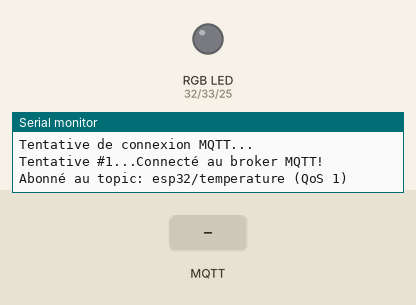
Recording of a sketch running on a simulated ESP32. On the bench: an RGB LED mixed from three pins (HIGH = lit), the last lines printed to the serial monitor. Inputs (shaded band) come from the test bench. WiFi joins after 1.5 s; servers stay silent unless stated; no MQTT or app messages arrive unless stated.

Above: at 4.9 s.
5.0 s: MQTT message "5" arrives on the first subscribed topic
At 6.1 s:
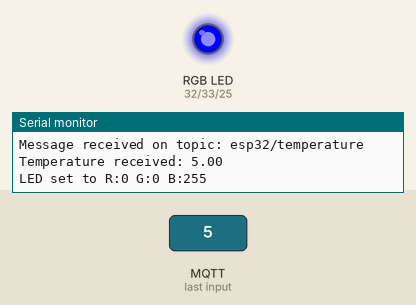
6.5 s: MQTT message "90" arrives on the first subscribed topic
At 7.2 s:
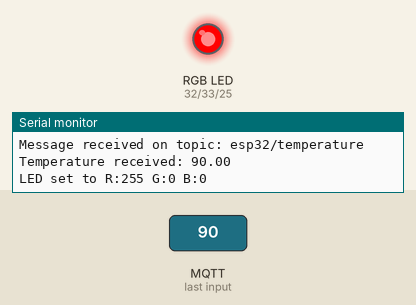
8.0 s: MQTT message "1" arrives on the first subscribed topic
At 8.3 s:
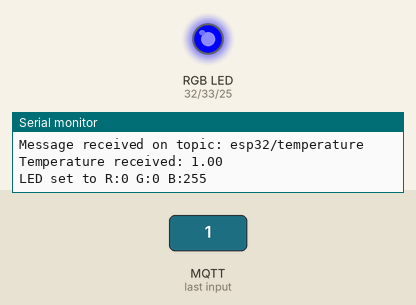
9.5 s: MQTT message "200" arrives on the first subscribed topic
At 10.7 s:
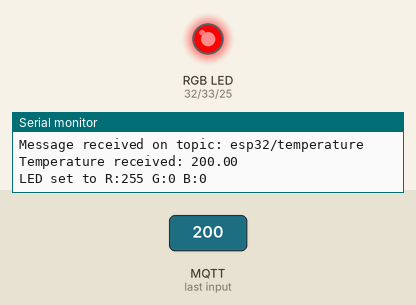
Timing chart, 0 to 12.0 s (numbered marks = the images above; inputs shaded):
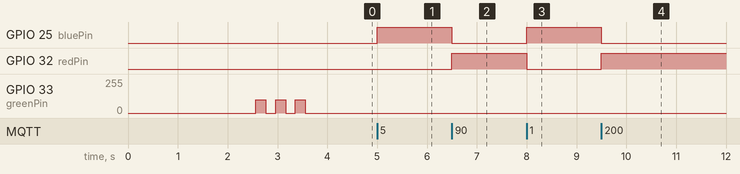

The sketch:

main.ino
```cpp
#include <WiFi.h>
#include <PubSubClient.h>

const char* ssid = "INPUT YOUR SSID HERE";
const char* password = "INPUT YOUR PASSWORD HERE";

// MQTT Conf
const char* mqtt_server = "INPUT YOUR MQTT IP HERE";
const int mqtt_port = 1883;
WiFiClient espClient;
PubSubClient client(espClient);

const int redPin = 32;    // G32
const int greenPin = 33;  // G33
const int bluePin = 25;   // G25

// Temperature thresholds
const float LOW_TEMP = 21.0;   // Full blue
const float HIGH_TEMP = 26.0;  // Full red

// Time tracking for connection monitoring
unsigned long lastConnectionCheck = 0;
const long connectionInterval = 5000;  // Check connection every 5 seconds

// MQTT Settings
#define MQTT_KEEPALIVE 30      // Seconds between keepalive messages
const char* clientIdPrefix = "ESP32_Client_";
String uniqueClientId;         // Will store the unique client ID

void callback(const char* topic, byte* payload, unsigned int length) {
  Serial.println("Message received on topic: " + String(topic));

  char tempStr[length + 1];
  memcpy(tempStr, payload, length);
  tempStr[length] = '\0';

  float temperature = atof(tempStr);

  Serial.print("Temperature received: ");
  Serial.println(temperature);

  int redValue, greenValue, blueValue;

  if (temperature <= LOW_TEMP) {
    // Full blue for temperatures at or below 21°C
    redValue = 0;
    greenValue = 0;
    blueValue = 255;
  } else if (temperature >= HIGH_TEMP) {
    // Full red for temperatures at or above 26°C
    redValue = 255;
    greenValue = 0;
    blueValue = 0;
  } else {
    // Gradient between blue and red for temperatures between 21°C and 26°C
    float ratio = (temperature - LOW_TEMP) / (HIGH_TEMP - LOW_TEMP);
    redValue = ratio * 255;
    blueValue = (1 - ratio) * 255;
    greenValue = 0;
  }

  // Set LED colors
  analogWrite(redPin, redValue);
  analogWrite(greenPin, greenValue);
  analogWrite(bluePin, blueValue);

  Serial.printf("LED set to R:%d G:%d B:%d\n", redValue, greenValue, blueValue);
}

void setup() {
  Serial.begin(115200);
  Serial.println("\n\n=== ESP32 MQTT Temperature LED Controller ===");

  // Initialize LED pins as outputs
  pinMode(redPin, OUTPUT);
  pinMode(greenPin, OUTPUT);
  pinMode(bluePin, OUTPUT);

  // Set initial LED off state
  analogWrite(redPin, 0);
  analogWrite(greenPin, 0);
  analogWrite(bluePin, 0);

  delay(1000);

  // WiFi connection
  Serial.print("Connexion au WiFi...");
  WiFi.disconnect(true);  // Disconnect from wifi to set new wifi connection
  WiFi.mode(WIFI_STA);    // Init wifi mode

  // for WPA2-Enterprise, declare username before
  // WiFi.begin(ssid, WPA2_AUTH_PEAP, username, username, password);
  WiFi.begin(ssid, password);

  int wifiAttempts = 0;
  while (WiFi.status() != WL_CONNECTED && wifiAttempts < 20) {
    Serial.print(".");
    delay(500);
    wifiAttempts++;
  }

  if (WiFi.status() != WL_CONNECTED) {
    Serial.println("\nÉchec de connexion WiFi après plusieurs tentatives. Redémarrage...");
    ESP.restart();
  }

  Serial.println("\nConnecté au WiFi !");
  Serial.print("Adresse IP : ");
  Serial.println(WiFi.localIP());

  // Create a unique client ID by appending the last 8 characters of the MAC address
  String macAddress = WiFi.macAddress();
  macAddress.replace(":", ""); // Remove colons from MAC address
  uniqueClientId = clientIdPrefix + macAddress.substring(6);
  Serial.print("Client ID MQTT unique : ");
  Serial.println(uniqueClientId);

  // Instantiating MQTT
  client.setServer(mqtt_server, mqtt_port);
  client.setCallback(callback);
  client.setKeepAlive(MQTT_KEEPALIVE);
  client.setSocketTimeout(10); // Shorter socket timeout for faster detection of connection issues

  // Initial MQTT connection
  reconnectMQTT();

  // Blink LED to indicate successful connection
  for (int i = 0; i < 3; i++) {
    analogWrite(greenPin, 100);
    delay(200);
    analogWrite(greenPin, 0);
    delay(200);
  }
}

void reconnectMQTT() {
  int attempts = 0;

  Serial.println("Tentative de connexion MQTT...");

  while (!client.connected() && attempts < 3) {
    attempts++;
    Serial.print("Tentative #");
    Serial.print(attempts);
    Serial.print("...");

    // Connect with persistent session (clean session = false)
    if (client.connect(uniqueClientId.c_str(), NULL, NULL, NULL, 0, true, NULL, false)) {
      Serial.println("Connecté au broker MQTT!");

      // Subscribe with QoS 1 for more reliable delivery
      if (client.subscribe("esp32/temperature", 1)) {
        Serial.println("Abonné au topic: esp32/temperature (QoS 1)");
      } else {
        Serial.println("Échec d'abonnement au topic");
      }
    } else {
      Serial.print("Échec, erreur : ");
      Serial.print(client.state());
      Serial.println(" (nouvelle tentative dans 2s)");
      delay(2000);
    }
  }
}

void loop() {
  unsigned long currentMillis = millis();

  // Check MQTT connection status periodically
  if (currentMillis - lastConnectionCheck >= connectionInterval) {
    lastConnectionCheck = currentMillis;

    // Check both WiFi and MQTT connection
    if (WiFi.status() != WL_CONNECTED) {
      Serial.println("Connexion WiFi perdue. Tentative de reconnexion...");
      WiFi.reconnect();
    } else if (!client.connected()) {
      Serial.println("Connexion MQTT perdue. Tentative de reconnexion...");
      reconnectMQTT();
    }
  }
  client.loop();
}
```

Measured:
- after the input at 5.0 s, GPIO 25 (bluePin): LOW → HIGH at once
- after the input at 6.5 s, GPIO 25 (bluePin): HIGH → LOW at once; GPIO 32 (redPin): LOW → HIGH at once
- after the input at 8.0 s, GPIO 25 (bluePin): LOW → HIGH at once; GPIO 32 (redPin): HIGH → LOW at once
- after the input at 9.5 s, GPIO 25 (bluePin): HIGH → LOW at once; GPIO 32 (redPin): LOW → HIGH at once
